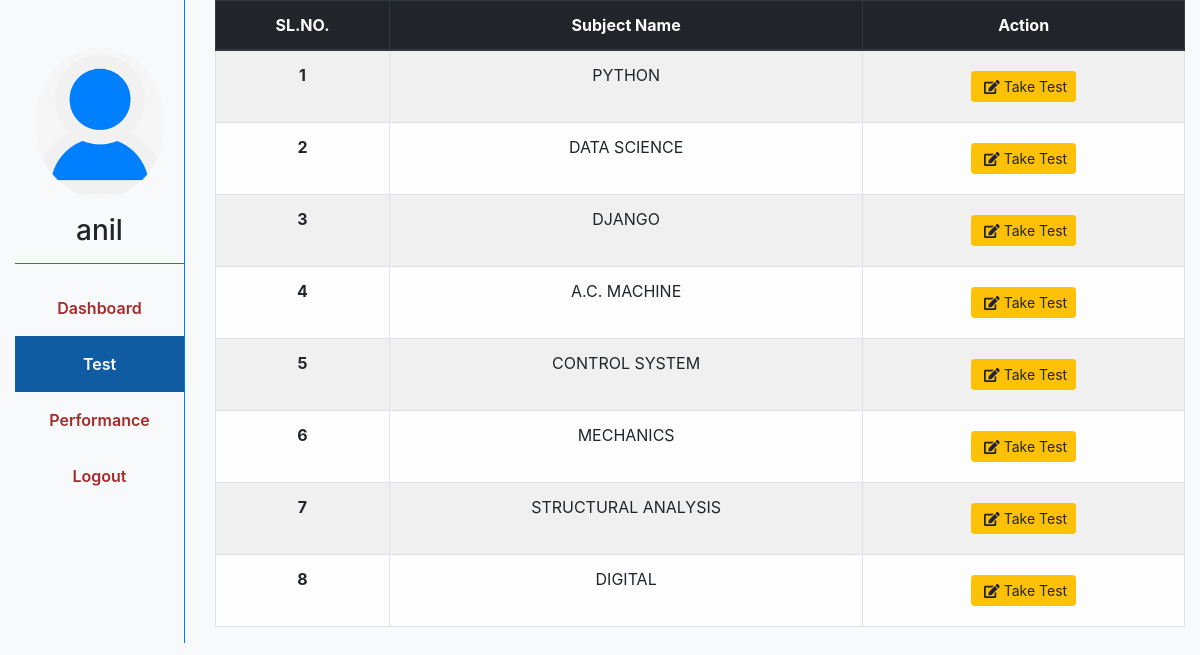
The page /student/viewtest/ (signed in) on the database its author committed.
### student/models.py (models this page shows, shortened)
class Student(models.Model):
    full_name = models.CharField(max_length=50,null=True, blank=True)
    dob = models.DateField(null=True, blank=True)
    user = models.OneToOneField(User, on_delete=models.CASCADE)
    profile_photo = models.ImageField(upload_to='student/profile/', null=True, blank=True)
    address = models.CharField(max_length=50,null=True, blank=True)
    contactno = models.PositiveIntegerField(null=True, blank=True)

### main/models.py (models this page shows)
class User(AbstractUser):
    is_verified = models.BooleanField(default=False)
    is_teacher = models.BooleanField(default=False)
    is_student = models.BooleanField(default=False)

### onlinetest/models.py (models this page shows, shortened)
class Subject(models.Model):
    course_name = models.ForeignKey(Course, on_delete=models.CASCADE)
    subject_name = models.CharField(max_length=30)
    total_marks = models.PositiveIntegerField()

### student/views.py (the view)
# urls.py: path('viewtest/',view_test,name="view_test"),
@user_passes_test(lambda u: u.is_student and u.is_verified)
def view_test(request):
    ques = 'active'
    stu = Student.objects.filter(user=request.user).first()
    subject = Subject.objects.all()
    return render(request, 'student/view_test.html', locals())

### templates/student/view_test.html
{% extends 'student/student_base.html' %}
{% load static %}
{% block css %}
      <link rel="stylesheet" href="{% static 'teacher/css/teacher_base.css' %}">
{% endblock css %}
{% block content %}
<table class="table table-striped table-hover table-condensed table-bordered table-light text-center">
    <thead class="thead thead-dark">
        <tr>
            <th scope="col">SL.NO.</th>
            <th scope="col">Subject Name</th>
            <th scope="col">Action</th>
        </tr>
    </thead>
    <tbody>
        {% for sub in subject %}
        <tr>
            <th scope="row">{{forloop.counter}}</th>
            <td>{{sub.subject_name|upper}}</td>
            <td>
                <a class="btn btn-warning btn-sm m-2" href="{% url 'student:take_test' sub.id %}"> <i class="fas fa-edit ml-1"></i> Take Test</a>
            </td>
        </tr>
        {% endfor %}
    </tbody>
{% endblock %}

### templates/student/student_base.html (shortened to what this page needs)
<!DOCTYPE html>
{% load static %}
<html lang="en">
<head>
     <link rel="stylesheet" href="https://maxcdn.bootstrapcdn.com/bootstrap/4.0.0/css/bootstrap.min.css"
>
    {% block css %}{% endblock css %}
</head>
<body>
    <div class="container-fluid bg-light ">
        <div class="row">
            <div class="col-sm-2">
                <div class="border-right border-primary h-100">
                 <div class="text-center">
                    {% if stu.profile_photo %}
                        <img src='{{stu.profile_photo.url}}' alt="Profile Picture"  class="img-fluid rounded-circle mt-5" width="130px" height="130px">
                    {% else %}
                        No Image Found
                    {% endif %}
                  <h3 class="mt-3">{{user.username}}</h3>
                 </div>
                 <hr class="border-primary">
                 <nav class="nav flex-column text-center">
                    <a href="{% url 'student:profile' %}" class="nav-link {{dashboard}}">Dashboard</a>
                    <a href="{% url 'student:view_test' %}" class="nav-link {{ques}}">Test</a>
                    <a href="{% url 'student:student_performance' %}" class="nav-link {{perfomance}}">Performance</a>
                    <a href="{% url 'main:signout' %}" class="nav-link">Logout</a>
                 </nav>
                </div>
            </div>
            <div class="col-sm-10">
                {% block content %}
                {% endblock %}
            </div>
        </div>
    </div>
</body>
</html>

### static/teacher/css/teacher_base.css (style rules this page uses)
html, body { height: 100% }
.container-fluid { min-height: 100%; }
a.nav-link { color: Brown; font-weight: 600; line-height: 30pt; }
a.nav-link.active { color: white; background-color: rgb(16, 92, 163); }

### rows shown on the page
Student: profile_photo (picture)
User: username "anil"
Subject: subject_name "PYTHON"
Subject: subject_name "DATA SCIENCE"
Subject: subject_name "DJANGO"
Subject: subject_name "A.C. MACHINE"
Subject: subject_name "CONTROL SYSTEM"
Subject: subject_name "MECHANICS"
Subject: subject_name "STRUCTURAL ANALYSIS"
Subject: subject_name "DIGITAL"
